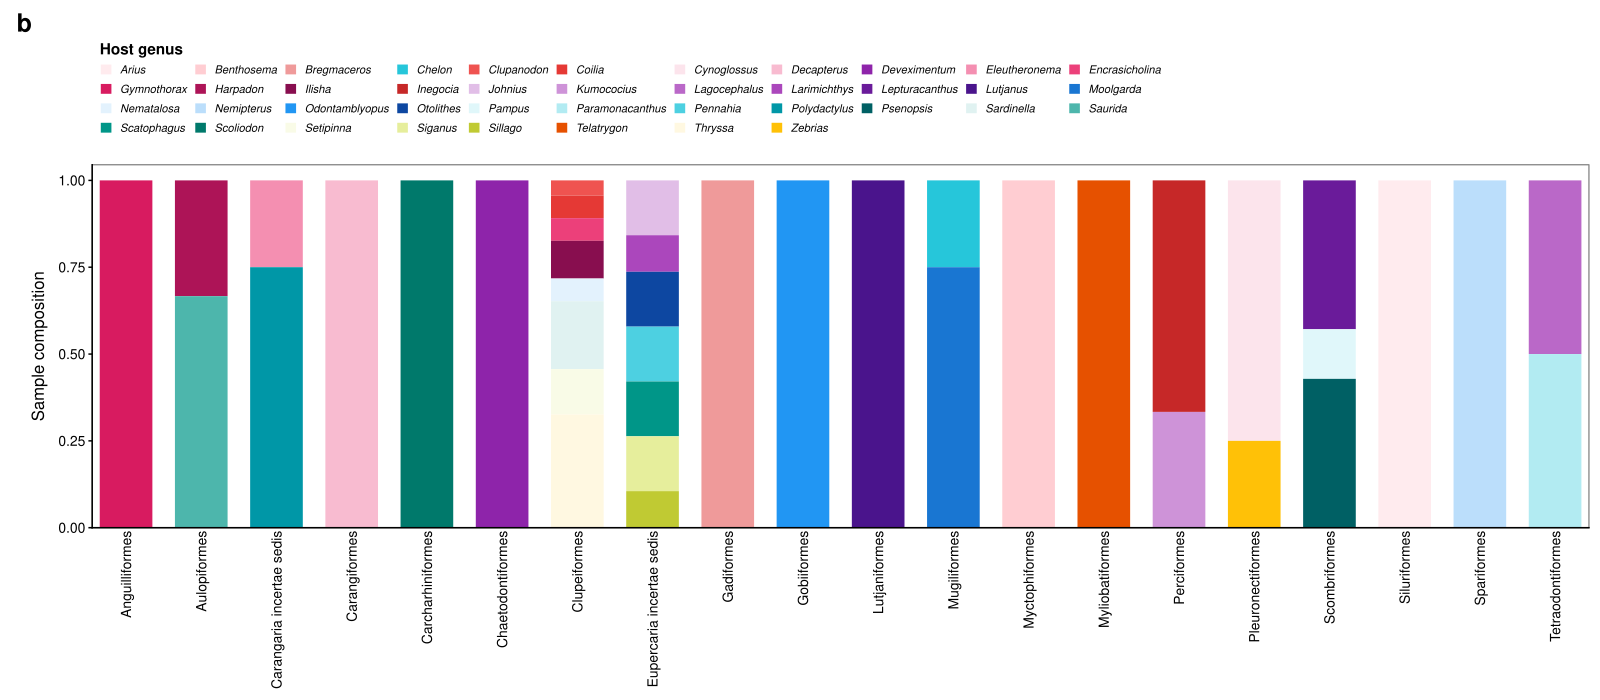

This chart was generated by the following R code:
#!/usr/bin/env Rscript

suppressPackageStartupMessages({
  library(readxl)
  library(ggplot2)
  library(tidyr)
  library(dplyr)
})

script_arg <- grep("^--file=", commandArgs(trailingOnly = FALSE), value = TRUE)
source_paths <- vapply(sys.frames(), function(frame) {
  if (is.null(frame$ofile)) "" else as.character(frame$ofile)
}, character(1))
source_paths <- source_paths[nzchar(source_paths)]
script_dir <- if (length(script_arg) == 1) {
  dirname(normalizePath(sub("^--file=", "", script_arg), winslash = "/"))
} else if (length(source_paths) > 0) {
  dirname(normalizePath(tail(source_paths, 1), winslash = "/"))
} else {
  getwd()
}

input_file <- file.path(script_dir, "FigureS1B_host_genus_composition_input.xlsx")
output_pdf <- file.path(script_dir, "FigureS1B_host_genus_composition.pdf")
output_png <- file.path(script_dir, "FigureS1B_host_genus_composition_600dpi.png")

data <- read_excel(input_file, sheet = "main")
stopifnot(names(data)[1] == "order_order_level_lineage")
if (any(!is.finite(as.matrix(data[-1]))) || any(as.matrix(data[-1]) < 0) ||
    any(abs(rowSums(as.matrix(data[-1])) - 1) > 1e-10)) {
  stop("Host-genus proportions must be nonnegative and sum to one within each order.")
}

long_data <- data %>%
  pivot_longer(
    cols = -order_order_level_lineage,
    names_to = "host_genus",
    values_to = "proportion"
  ) %>%
  filter(proportion > 0)

order_levels <- data$order_order_level_lineage
genus_levels <- names(data)[-1]
long_data <- long_data %>%
  mutate(
    order_order_level_lineage = factor(order_order_level_lineage, levels = order_levels),
    host_genus = factor(host_genus, levels = genus_levels)
  )

host_genus_colors <- c(
  "Arius" = "#FFEBEE",
  "Benthosema" = "#FFCDD2",
  "Bregmaceros" = "#EF9A9A",
  "Chelon" = "#26C6DA",
  "Clupanodon" = "#EF5350",
  "Coilia" = "#E53935",
  "Cynoglossus" = "#FCE4EC",
  "Decapterus" = "#F8BBD0",
  "Deveximentum" = "#8E24AA",
  "Eleutheronema" = "#F48FB1",
  "Encrasicholina" = "#EC407A",
  "Gymnothorax" = "#D81B60",
  "Harpadon" = "#AD1457",
  "Ilisha" = "#880E4F",
  "Inegocia" = "#C62828",
  "Johnius" = "#E1BEE7",
  "Kumococius" = "#CE93D8",
  "Lagocephalus" = "#BA68C8",
  "Larimichthys" = "#AB47BC",
  "Lepturacanthus" = "#6A1B9A",
  "Lutjanus" = "#4A148C",
  "Moolgarda" = "#1976D2",
  "Nematalosa" = "#E3F2FD",
  "Nemipterus" = "#BBDEFB",
  "Odontamblyopus" = "#2196F3",
  "Otolithes" = "#0D47A1",
  "Pampus" = "#E0F7FA",
  "Paramonacanthus" = "#B2EBF2",
  "Pennahia" = "#4DD0E1",
  "Polydactylus" = "#0097A7",
  "Psenopsis" = "#006064",
  "Sardinella" = "#E0F2F1",
  "Saurida" = "#4DB6AC",
  "Scatophagus" = "#009688",
  "Scoliodon" = "#00796B",
  "Setipinna" = "#F9FBE7",
  "Siganus" = "#E6EE9C",
  "Sillago" = "#C0CA33",
  "Telatrygon" = "#E65100",
  "Thryssa" = "#FFF8E1",
  "Zebrias" = "#FFC107"
)

missing_colors <- setdiff(genus_levels, names(host_genus_colors))
if (length(missing_colors) > 0) {
  stop("Missing colors for: ", paste(missing_colors, collapse = ", "))
}

plot <- ggplot(
  long_data,
  aes(x = order_order_level_lineage, y = proportion, fill = host_genus)
) +
  geom_col(width = 0.70, color = NA) +
  scale_fill_manual(values = host_genus_colors, breaks = genus_levels, drop = FALSE) +
  scale_y_continuous(
    breaks = seq(0, 1, 0.25),
    labels = sprintf("%.2f", seq(0, 1, 0.25)),
    expand = expansion(mult = c(0, 0))
  ) +
  scale_x_discrete(drop = FALSE, expand = expansion(add = 0.45)) +
  labs(x = NULL, y = "Sample composition", fill = "Host genus", tag = "b") +
  guides(
    fill = guide_legend(
      nrow = 4,
      byrow = TRUE,
      title.position = "top",
      title.hjust = 0,
      keyheight = grid::unit(0.30, "cm"),
      keywidth = grid::unit(0.32, "cm")
    )
  ) +
  theme_classic(base_family = "Arial", base_size = 11) +
  theme(
    axis.title.y = element_text(size = 12, margin = margin(r = 8)),
    axis.text.y = element_text(size = 9.5, color = "black"),
    axis.text.x = element_text(
      size = 9.5, color = "black", angle = 90, hjust = 1, vjust = 0.5
    ),
    axis.ticks.x = element_blank(),
    panel.border = element_rect(color = "#888888", fill = NA, linewidth = 0.45),
    legend.position = "top",
    legend.direction = "horizontal",
    legend.justification = "left",
    legend.box.just = "left",
    legend.title = element_text(size = 11, face = "bold"),
    legend.text = element_text(size = 8.2, face = "italic"),
    legend.spacing.y = grid::unit(0.03, "cm"),
    legend.box.margin = margin(0, 0, 6, 0),
    plot.tag = element_text(size = 18, face = "bold", family = "Arial"),
    plot.tag.position = "topleft",
    plot.margin = margin(8, 8, 8, 12)
  ) +
  coord_cartesian(ylim = c(0, 1.045), clip = "off")

grDevices::pdfFonts(Arial = grDevices::pdfFonts("ArialMT")[[1]])
ggsave(output_pdf, plot = plot, width = 16.0, height = 7.0, units = "in",
       device = grDevices::pdf, useDingbats = FALSE)
ggsave(output_png, plot = plot, width = 16.0, height = 7.0, units = "in", dpi = 600, bg = "white")
